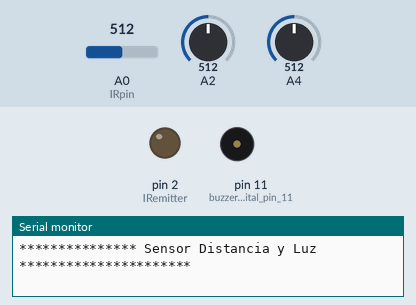
Recording of a sketch running on a simulated Arduino Uno, built with avr-gcc and run on an emulated ATmega328P. On the bench: output pins drawn as LEDs (lit = HIGH), buzzer (waves = sounding, pin HIGH), the last lines printed to the serial monitor. The test bench sets the inputs (shaded band); at power-on: A0 (IRpin) = 512, A2 = 512, A4 = 512.

Above: at 0.05 s.
At 1.1 s:
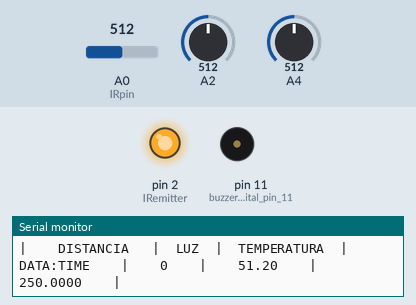
Timing chart, 0 to 3.0 s (numbered marks = the images above):
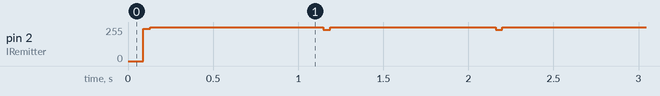

Measured:
- by itself, pin 2 (IRemitter): repeats every 1.1 s: 255/255 1.0 s, 234/255 0.04 s

The sketch:

Sensorica.ino
```cpp
// Simple Proximity Sensor using Infrared
// Description:
//
//
// Author: Guevara Mute
// Date: 16/07/2022
// Version: 1.0

int IRpin = A0;               // IR photodiode on analog pin A0 Receptor
int IRemitter = 2;            // IR emitter LED on digital pin 2 Emisor
int ambientIR;                // variable to store the IR coming from the ambient
int obstacleIR;               // variable to store the IR coming from the object
int value[10];                // variable to store the IR values
int distance;                 // variable that will tell if there is an obstacle or not
int Photor = 0;                // Sensor de luz
float photo =0;
int temps = 0;
float tempv = 18;

void setup(){
  Serial.begin(9600);         // initializing Serial monitor
  pinMode(IRemitter,OUTPUT);  // IR emitter LED on digital pin 2
  digitalWrite(IRemitter,LOW);// setup IR LED as off
  pinMode(11,OUTPUT);         // buzzer in digital pin 11
Serial.println("*************** Sensor Distancia y Luz **********************");
  Serial.println("|    DISTANCIA   |  LUZ  |  TEMPERATURA  |");

}

void loop(){
  distance = readIR(5);       // calling the function that will read the distance and passing the "accuracy" to it
   // Serial.print(distance);   // writing the read value on Serial monitor
 Photor = analogRead(A2);
  photo = ((float)Photor*5)/50;
  temps = analogRead(A4);
  tempv = ((float)temps* 0.48828125);    // Serial.print(photo);
Serial.print("DATA:TIME");
Serial.print("    |    "); Serial.print(distance);
  Serial.print("    |    "); Serial.print(photo,2);
  Serial.print("    |    "); Serial.print(tempv,4);
  Serial.println("    |");
  delay(1000);
  // buzzer();                // uncomment to activate the buzzer function
}

int readIR(int times){
  for(int x=0;x<times;x++){
    digitalWrite(IRemitter,LOW);           // turning the IR LEDs off to read the IR coming from the ambient
    delay(1);                                             // minimum delay necessary to read values
    ambientIR = analogRead(IRpin);  // storing IR coming from the ambient
    digitalWrite(IRemitter,HIGH);          // turning the IR LEDs on to read the IR coming from the obstacle
    delay(1);                                             // minimum delay necessary to read values
    obstacleIR = analogRead(IRpin);  // storing IR coming from the obstacle
    value[x] = ambientIR-obstacleIR;   // calculating changes in IR values and storing it for future average
  }

  for(int x=0;x<times;x++){        // calculating the average based on the "accuracy"
    distance+=value[x];
  }
  return(distance/times);            // return the final value
}

  // read the input on analog pin 0:

  // print out the value you read:


//-- Function to sound a buzzer for audible measurements --//
void buzzer(){
  if (distance>1){
    if(distance>100){ // continuous sound if the obstacle is too close
      digitalWrite(11,HIGH);
    }
    else{  // beeps faster when an obstacle approaches
      digitalWrite(11,HIGH);
      delay(150-distance);  // adjust this value for your convenience
      digitalWrite(11,LOW);
      delay(150-distance);  // adjust this value for your convenience
    }
  }
  else{  // off if there is no obstacle
    digitalWrite(11,LOW);
  }
}
```
